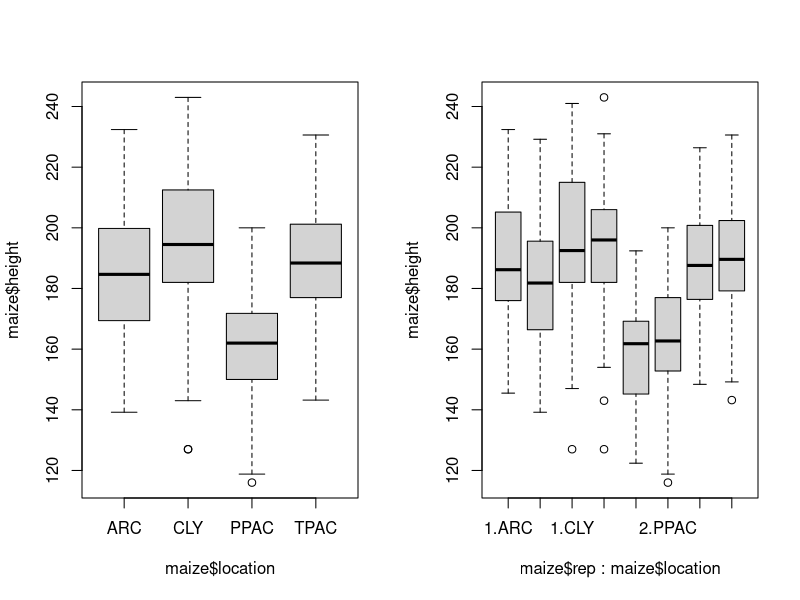
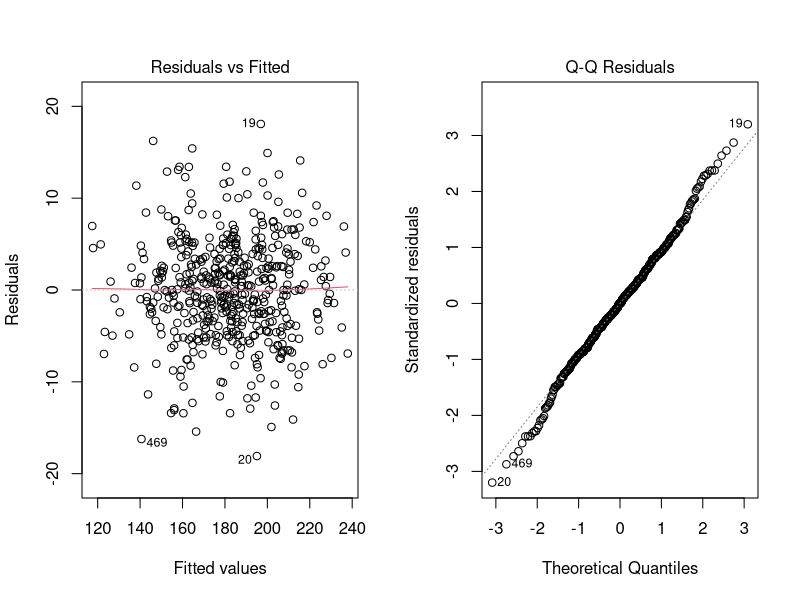
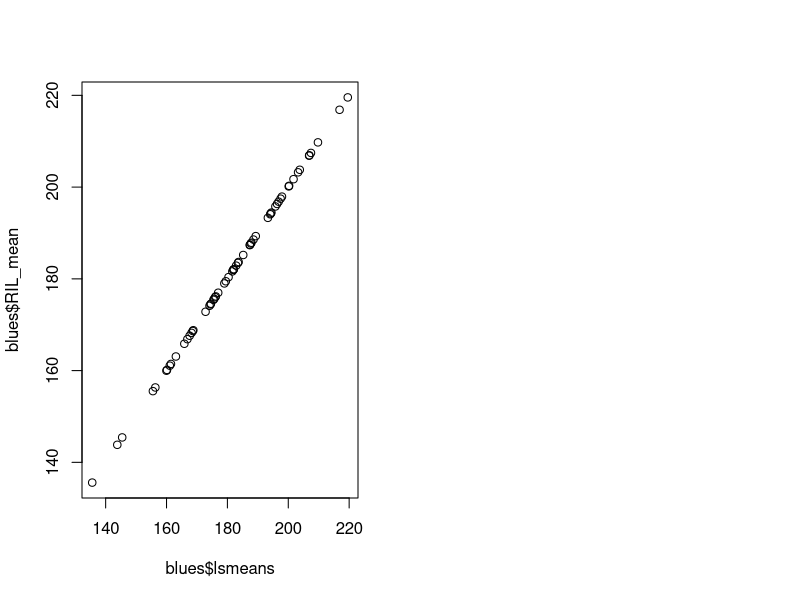
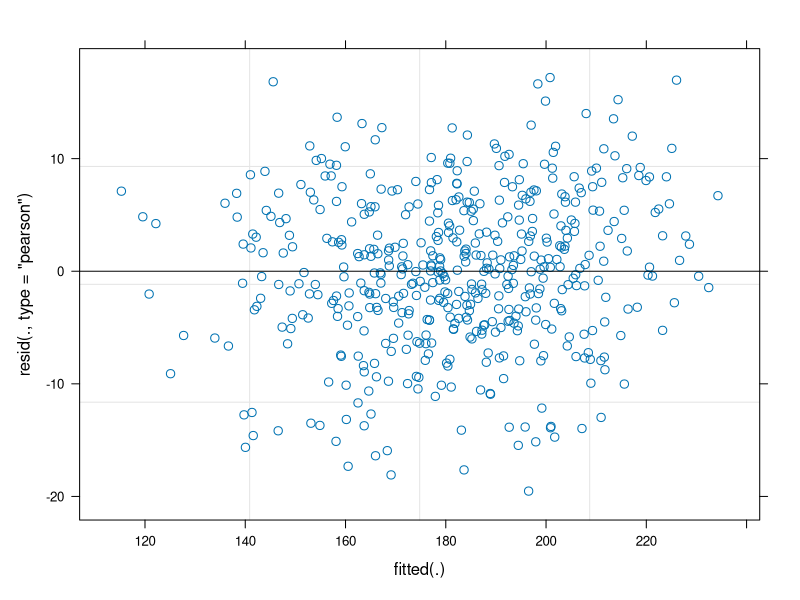
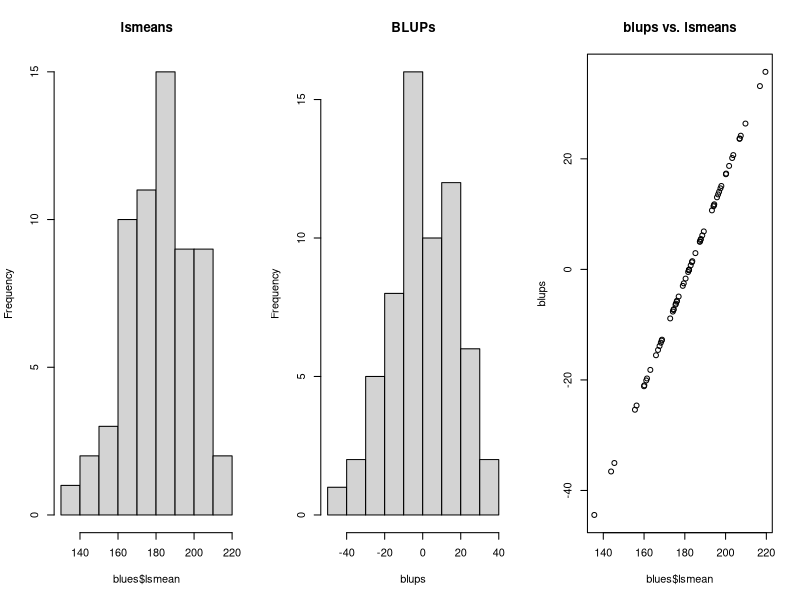
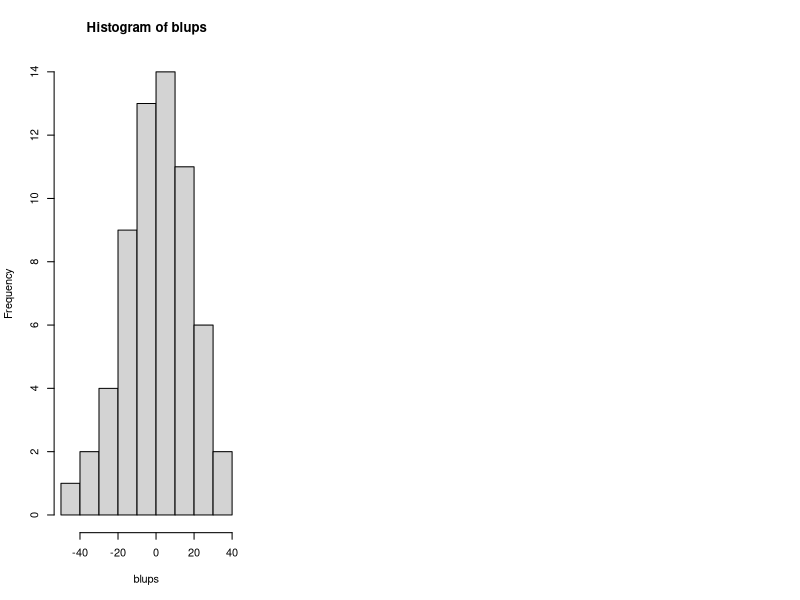

Reproduce these figures in R, in order.

### ANOVA, MIXED MODELS for BALANCED AND UNBAALANCED DATA ####

## clear the environment and set woking directory
setwd()
library(dplyr)
# Download the data
maize = read.csv("MaizeRILs.csv")
maize$rep = as.factor(maize$rep)
maize$block = as.factor(maize$block)

# Exploratory analysis
str(maize)
table(maize$RIL,maize$location, maize$rep) # is the data balanced

par(mfrow=c(1,2))
boxplot(maize$height ~maize$location) # effect of location
boxplot(maize$height ~ maize$rep +maize$location) # effect of block within location

# Fitting the model
##rep is nested within location and location is crossed (interaction) with RILS
m0 = lm(height ~ rep:location + location + RIL + location*RIL, data=maize)
anova(m0) # fit the model

plot(m0, which = c(1,2)) # check model assumptions


# What is the most representative value of the genetic potential of RILs?
# i) Maybe, the mean per RIL
RIL_mean = maize %>%
  dplyr::group_by(RIL) %>%
  dplyr::summarise(mean = mean(height)) %>%
  as.data.frame() 
head(RIL_mean)

# ii) Least Square estimated from the model !
# RIL_i = mu + t_i + mean(t_i:loc) + mean(t_i:block)
library(emmeans)
lsmeans1 = summary(lsmeans(m0, "RIL"))
blues = data.frame(id = lsmeans1$RIL,
                   lsmeans = lsmeans1$lsmean,
                   blues = lsmeans1$lsmean - mean(maize$height),
                   RIL_mean = RIL_mean$mean) 
head(blues)
plot(blues$lsmeans, blues$RIL_mean)

########## MIXED MODELS ###########

library(lme4)
library(lmerTest)

mm = lmer(height ~ rep:location + location + (1|RIL)  + (1|location:RIL),data = maize)
summary(mm)
plot(mm)
anova(mm) # very similar results from the fixed model
summary(mm)$varcor # Random effects



# Comparing the importance of GxE interaction
mm_full = lmer(height ~ rep:location + location + (1|RIL)  + (1|location:RIL),data = maize)
rand(mm_full) # from the lmerTest

####### ANOVA vs MIXED EFFECTS OF BALANCED DATA #######

# lsmeans (or BLUES) from a fixed model
lsmean_obj = lsmeans(m0, "RIL")
blues = summary(lsmean_obj) 

# ---- BLUPs ---- 
# Predicted random effects are called BLUP (best linear unbiased predictor)
randeffect = ranef(mm)
blups = randeffect$RIL$`(Intercept)`

# ---- Comparing ---
# Plots
par(mfrow=c(1,3))
hist(blues$lsmean, main="lsmeans")
hist(blups, main="BLUPs")
plot(blues$lsmean, blups, main="blups vs. lsmeans")


# We can present the BLUPs in the same scale of the trait
# adj.means = BLUP + overal.mean
final = data.frame(RIL = blues$RIL,
                   lsmeans = blues$lsmean,
                   blups = blups,
                   adj.blups = blups + mean(maize$height))
head(final,n=10)



### UNBALANCED DATA #######


# Download the data
maize_miss = read.csv("MaizeRILs_miss.csv")
maize_miss$rep = as.factor(maize_miss$rep)

# Exploratory analysis
str(maize_miss)
table(maize_miss$RIL,maize_miss$location) # RIL-5 was evaluated in only two location, for example

# ANOVA and Mixed Model
m1 = lm(height ~ rep:location + location + RIL + location*RIL,data=maize_miss) # fixed
mm1 = lmer(height ~ rep:location + location + (1|RIL)  + (1|location:RIL), data = maize_miss) # random

# #Results
anova(m1) #df for location:RIL changed
summary(mm1) # Some differences
# 
# # lsmean package
lsmean_obj = summary(lsmeans(m1, "RIL"))
head(lsmean_obj) 

# # Predict the random term
randeffect = ranef(mm1)
blups = randeffect$RIL$`(Intercept)`
hist(blups)
blups
